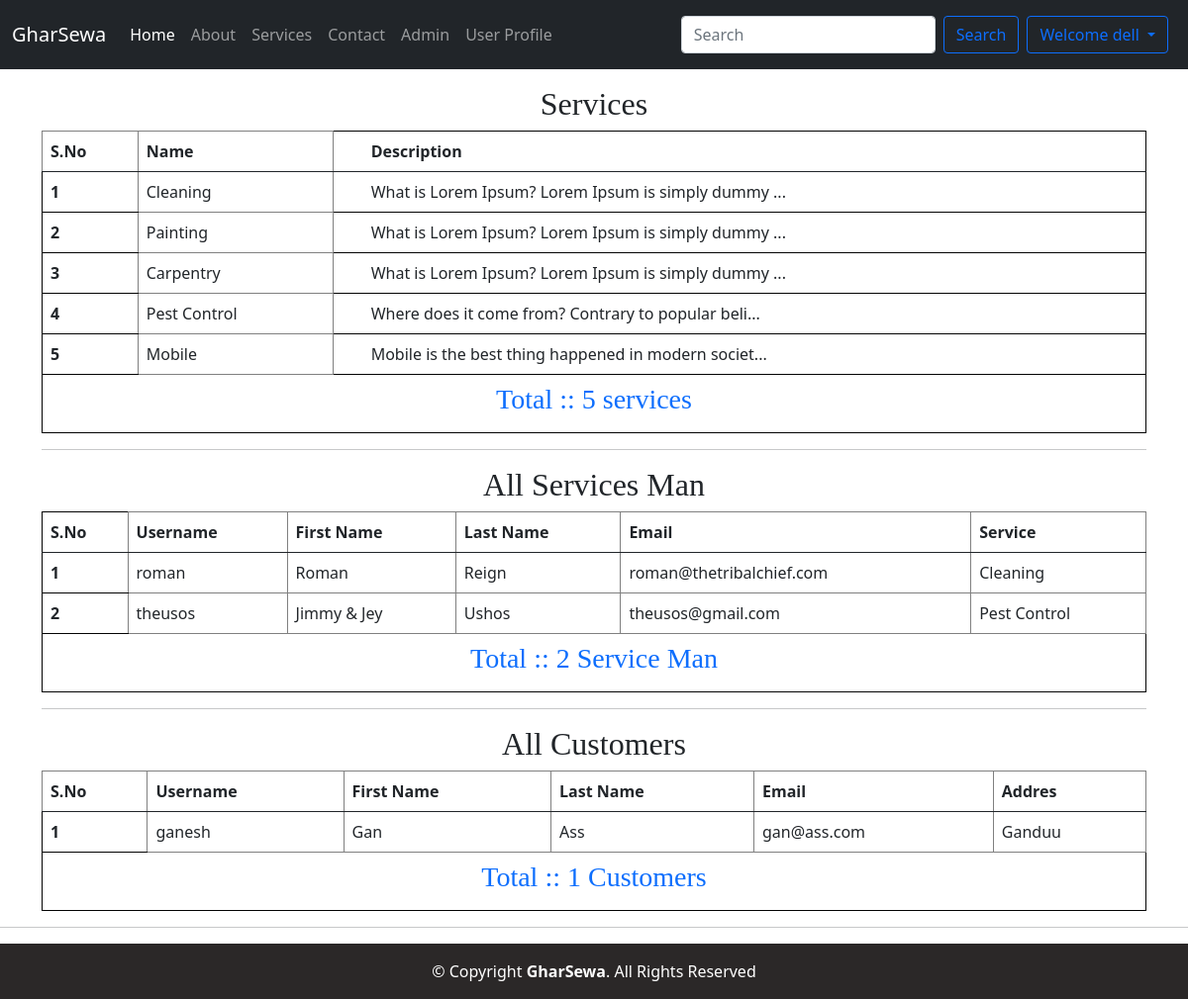
Screenshot of /admin_home/ (signed in) with the database file from the repository.
### home/models.py (models this page shows, shortened)
class Service(models.Model):
    service_id = models.AutoField(primary_key=True)
    service_name = models.CharField(max_length=50)
    service_desc = models.TextField()
    image = models.FileField(null=True)
    pub_date = models.DateField(auto_now_add=True)
    def __str__(self):
        return self.service_name

class Service_Man(models.Model):
    status = models.ForeignKey(Status, on_delete=models.CASCADE, null=True)
    user = models.ForeignKey(User, on_delete=CASCADE, null=True)
    phone = models.CharField(max_length=20, null=True)
    image = models.ImageField(upload_to='service_man/', null=True)
    address = models.CharField(max_length=100, null=True)
    service = models.ForeignKey(
        Service, on_delete=CASCADE, null=True, blank=True)
    date_joined = models.DateField(auto_now_add=True)

class Customer(models.Model):
    user = models.ForeignKey(User, on_delete=models.CASCADE, null=True)
    phone = models.CharField(max_length=20, null=True)
    address = models.CharField(max_length=100, null=True)
    image = models.ImageField(upload_to='customer/', null=True)
    date_joined = models.DateField(auto_now_add=True)

### home/views.py (the view)
# urls.py: path('admin_home/', views.admin_home, name= 'admin_home'),
@login_required(login_url='login')
def admin_home(request):
    if request.user.is_staff:
        services = Service.objects.all()
        users = Service_Man.objects.all()
        customers = Customer.objects.all()
        total_services = services.count()
        total_users = users.count()
        total_customers = customers.count()
        context = {'services': services, 'users': users, 'customers': customers,
                   'total_services': total_services, 'total_users': total_users, 'total_customers': total_customers}
        return render(request, 'admin_home.html', context)
    else:
        return redirect('index')

### templates/admin_home.html (shortened to what this page needs)
{% extends 'base.html' %}
{% load static %}
{% block body%}
<div class="container mt-3">
    <div>
        <h2 class="text-center"><a href="/" class="text-dark"> Services</a></h2>
        <table class="table table-hover">
            <thead>
                <tr>
                    <th scope="col" class="col">S.No</th>
                    <th scope="col" class="col">Name</th>
                    <td></td>
                    <th scope="col">Description</th>
                </tr>
            </thead>
            <tbody>
                {% for i in services %}
                <tr>
                    <th scope="row">{{forloop.counter}}</th>
                    <td class="col">{{i.service_name}}</td>
                    <td></td>
                    <td>{{i.service_desc|slice:'0:50'}}...</td>
                </tr>
                {% endfor %}
                <tr>
                    <td scope="row" class="text-center" colspan="4"><h3 class="text-primary">Total :: {{total_services}} services</h3></td>
                </tr>
            </tbody>
        </table>
    </div>
    <hr>
    <div>
        <h2 class="text-center"><a href="/" class="text-dark">All Services Man</a></h2>
        <table class="table table-hover">
            <thead>
                <tr>
                    <th scope="col">S.No</th>
                    <th scope="col" class="col">Username</th>
                    <th scope="col" class="col">First Name</th>
                    <th scope="col" class="col">Last Name</th>
                    <th scope="col" class="col">Email</th>
                    <th scope="col" class="col">Service</th>
                </tr>
            </thead>
            <tbody>
                {% for i in users %}
                <tr>
                    <th scope="row">{{forloop.counter}}</th>
                    <td class="col">{{i.user.username}}</td>
                    <td class="col">{{i.user.first_name}}</td>
                    <td class="col">{{i.user.last_name}}</td>
                    <td class="col">{{i.user.email}}</td>
                    <td class="col">{{i.service}}</td>
                </tr>
                {% endfor %}
                <tr>
                    <td scope="row" class="text-center " colspan="6"><h3 class="text-primary">Total :: {{total_users}} Service Man</h3></td>
                </tr>
            </tbody>
        </table>
    </div>
<hr>
    <div>
        <h2 class="text-center"><a href="/" class="text-dark"> All Customers</a></h2>
        <table class="table table-hover">
            <thead>
                <tr>
                    <th scope="col" class="col">S.No</th>
                    <th scope="col" class="col">Username</th>
                    <th scope="col" class="col">First Name</th>
                    <th scope="col" class="col">Last Name</th>
                    <th scope="col" class="col">Email</th>
                    <th scope="col" class="col">Addres</th>
                </tr>
            </thead>
            <tbody>
                {% for i in customers %}
                <tr>
                    <th scope="row">{{forloop.counter}}</th>
                    <td class="col">{{i.user.username}}</td>
                    <td class="col">{{i.user.first_name}}</td>
                    <td class="col">{{i.user.last_name}}</td>
                    <td class="col">{{i.user.email}}</td>
                    <td class="col">{{i.address}}</td>
                </tr>
                {% endfor %}
                <tr>
                    <td scope="row" class="text-center " colspan="6"><h3 class="text-primary">Total :: {{total_customers}} Customers</h3></td>
                </tr>
            </tbody>
        </table>
    </div>
</div>
<hr>
{% endblock body %}

### templates/base.html (shortened to what this page needs)
{% load static %}
<!DOCTYPE html>
<html lang="en">
<head>
    <link rel="stylesheet" href="https://cdnjs.cloudflare.com/ajax/libs/jquery-confirm/3.3.2/jquery-confirm.min.css">
    <link href="https://cdn.jsdelivr.net/npm/bootstrap@5.0.1/dist/css/bootstrap.min.css" rel="stylesheet"
>
    <link rel="stylesheet" href="https://stackpath.bootstrapcdn.com/font-awesome/4.7.0/css/font-awesome.min.css">
    <link rel="stylesheet" href="{% static '/css/style.css' %}">
</head>
<body>
    <nav class="navbar navbar-expand-lg navbar-dark bg-dark">
        <div class="container-fluid">
            <a class="navbar-brand" href="/">GharSewa</a>
            <div class="collapse navbar-collapse" id="navbarSupportedContent">
                <ul class="navbar-nav me-auto mb-2 mb-lg-0">
                    {% if user.is_superuser %}
                    <li class="nav-item">
                        <a class="nav-link active" aria-current="page" href="{% url 'admin_home' %}">Home</a>
                    </li>
                    {% else %}
                    <li class="nav-item">
                        <a class="nav-link active" aria-current="page" href="/">Home</a>
                    </li>
                    {% endif %}
                    <li class="nav-item">
                        <a class="nav-link" href="/about">About</a>
                    </li>
                    <li class="nav-item">
                        <a class="nav-link" href="/services">Services</a>
                    </li>
                    <li class="nav-item">
                        <a class="nav-link" href="/contact">Contact</a>
                    </li>
                    <li class="nav-item">
                        <a class="nav-link" target="_blank" href="/admin">Admin</a>
                    </li>
                    {% if user.is_superuser %}
                    <li class="nav-item">
                        <a class="nav-link" href="/user_profile">User Profile</a>
                    </li>
                    {% endif %}
                </ul>
                <form class="d-flex" action="/search" method="GET">
                    <input class="form-control me-2" type="search" name="search" id="search" placeholder="Search"
                        aria-label="Search" required>
                    <button class="btn btn-outline-primary" type="submit">Search</button>
                </form>
                <div class="m-2">
                    {% if user.is_authenticated %}
                    <span class="dropdown">
                        <button class="btn btn-outline-primary dropdown-toggle" type="button" id="userid"
                            data-bs-toggle="dropdown" aria-expanded="false">
                            Welcome {{request.user}}
                        </button>
                    </span>
                {% endif %}
            </div>
        </div>
        </div>
    </nav>
    {% block body %}{% endblock body %}
    <footer id="footer">
        <div class="copyright p-2">
            &copy; Copyright <strong><span>GharSewa</span></strong>. All Rights Reserved
        </div>
    </footer>
</body>
</html>

### static/css/style.css (style rules this page uses)
:root { --font1: "Montserrat"; --font2: "Roboto Slab"; --color1: #708ce7; }
* { box-sizing: border-box; margin: 0; padding: 0; }
html { scroll-behavior: smooth; }
body { overflow-x: hidden; line-height: 1.5; }
footer { text-align: center; background-color: rgb(43, 40, 40); color: white; width: 100%; line-height: 2.5rem; }

### templates/admin_home.html (style rules this page uses)
a { text-decoration: none; }
.table { border: 1px solid rgb(3, 3, 3); border-radius: 20px; }
.col { border: 1px solid grey; }
h2, h3 { font-family: cursive; }

### rows the page displays
Service: service_name "Cleaning", service_desc "What is Lorem Ipsum? Lorem Ipsum is simply dummy"
Service: service_name "Painting", service_desc "What is Lorem Ipsum? Lorem Ipsum is simply dummy"
Service: service_name "Carpentry", service_desc "What is Lorem Ipsum? Lorem Ipsum is simply dummy"
Service: service_name "Pest Control", service_desc "Where does it come from? Contrary to popular beli"
Service: service_name "Mobile", service_desc "Mobile is the best thing happened in modern societ"
Service_Man: user.username "roman", user.first_name "Roman", user.last_name "Reign", user.email "roman@thetribalchief.com", service "Cleaning"
Service_Man: user.username "theusos", user.first_name "Jimmy & Jey", user.last_name "Ushos", user.email "theusos@gmail.com", service "Pest Control"
Customer: user.username "ganesh", user.first_name "Gan", user.last_name "Ass", user.email "gan@ass.com", address "Ganduu"

### other values shown
{{ request.user }} "dell"
{{ total_services }} "5"
{{ total_users }} "2"
{{ total_customers }} "1"
